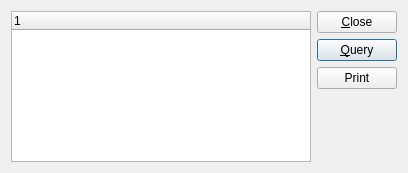
<?xml version="1.0" encoding="UTF-8"?>
<ui version="4.0">
 <class>test9138_pkg</class>
 <widget class="QWidget" name="test9138_pkg">
  <property name="geometry">
   <rect>
    <x>0</x>
    <y>0</y>
    <width>408</width>
    <height>173</height>
   </rect>
  </property>
  <property name="windowTitle">
   <string>Telephone Lookup</string>
  </property>
  <layout class="QHBoxLayout">
   <item>
    <widget class="XTreeWidget" name="_xtree"/>
   </item>
   <item>
    <layout class="QVBoxLayout">
     <item>
      <widget class="QPushButton" name="_close">
       <property name="text">
        <string>&amp;Close</string>
       </property>
      </widget>
     </item>
     <item>
      <widget class="QPushButton" name="_query">
       <property name="text">
        <string>&amp;Query</string>
       </property>
       <property name="default">
        <bool>true</bool>
       </property>
      </widget>
     </item>
     <item>
      <widget class="QPushButton" name="_print">
       <property name="text">
        <string>Print</string>
       </property>
      </widget>
     </item>
     <item>
      <spacer>
       <property name="orientation">
        <enum>Qt::Vertical</enum>
       </property>
       <property name="sizeHint" stdset="0">
        <size>
         <width>20</width>
         <height>40</height>
        </size>
       </property>
      </spacer>
     </item>
    </layout>
   </item>
  </layout>
 </widget>
 <customwidgets>
  <customwidget>
   <class>XTreeWidget</class>
   <extends>QTreeWidget</extends>
   <header>xtreewidget.h</header>
  </customwidget>
 </customwidgets>
 <tabstops>
  <tabstop>_query</tabstop>
  <tabstop>_close</tabstop>
 </tabstops>
 <resources/>
 <connections/>
</ui>
